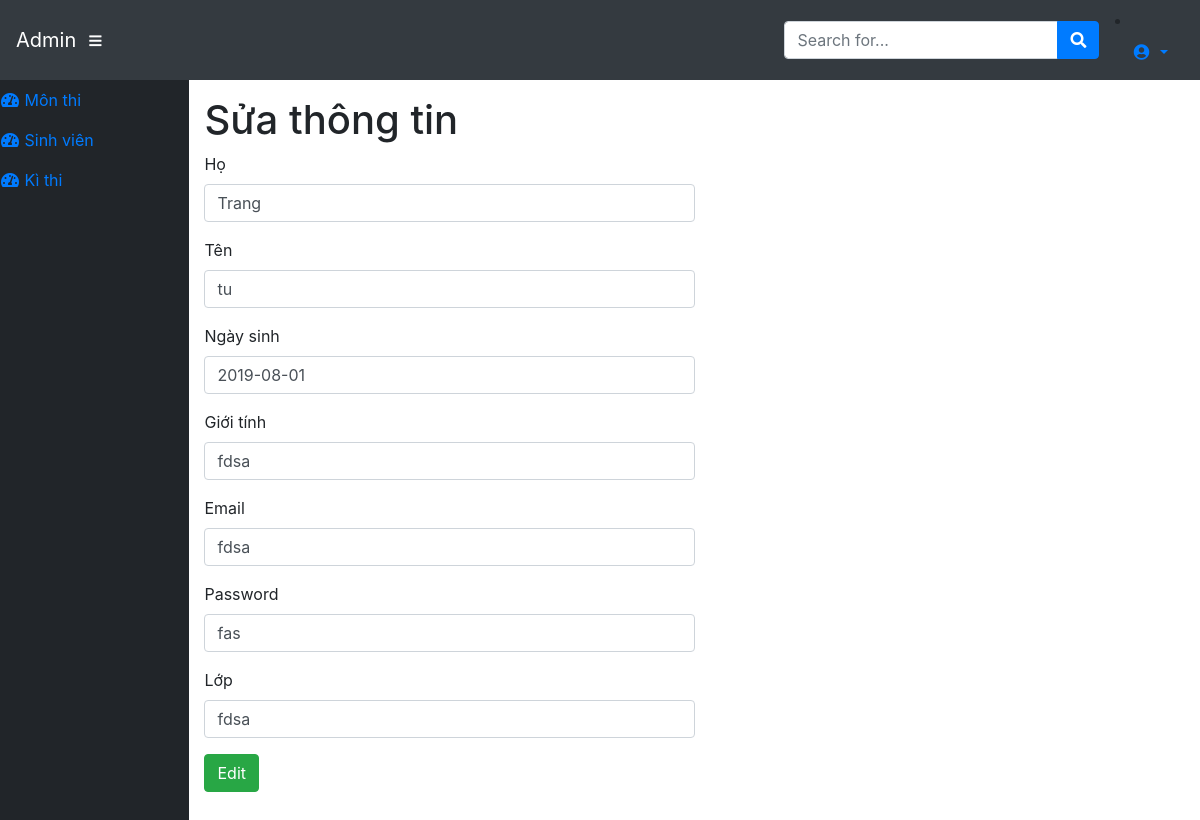
The page /admin/modules/subjects/editStudent.php?id=17020887 (signed in) on the database its author committed.
### tables this page shows
CREATE TABLE `Ma` (
  `studentid` int(11) NOT NULL,
  `firstname` varchar(45) NOT NULL,
  `lastname` varchar(45) NOT NULL,
  `dateofbirth` date NOT NULL,
  `mail` varchar(45) NOT NULL,
  `password` varchar(45) NOT NULL,
  `Classname` varchar(45) NOT NULL,
  `sex` varchar(45) NOT NULL
);

### dll/Database.php (called while the page is built, shortened)
<?php
    class Database
    {
        public $link;
        public function __construct()
        {
            $this->link = mysqli_connect("localhost","root","ngoccua2018","web_database") or die ();
            mysqli_set_charset($this->link,"utf8");
        }
        public function fetchID($table , $id,$collum )
        {
            $sql = "SELECT * FROM {$table} WHERE $collum = $id ";
            $result = mysqli_query($this->link,$sql) or die("Lỗi  truy vấn fetchID " .mysqli_error($this->link));
            return mysqli_fetch_assoc($result);
        }
    }
?>

### admin/load_database/loadData.php (called while the page is built, shortened)
<?php
	require_once __DIR__.'/../../dll/Database.php';
	require_once __DIR__.'/../../dll/Function.php';
    $db=new Database;
 ?>

### dll/Function.php (called while the page is built, shortened)
<?php
	function  getInput($string)
    {
        return isset($_GET[$string]) ? $_GET[$string] : '';
    }
 ?>

### admin/modules/subjects/editStudent.php (the view, shortened to what this page needs)
<?php
  require_once __DIR__. '/../../load_database/loadData.php';
  $id=intval(getInput('id'));
  $EditStudent=$db->fetchID("Ma",$id,"studentid");
 ?>
<?php require_once __DIR__. '/../../layouts/header.php'; ?>
    <div id="content-wrapper">
      <div class="container-fluid">
        <h1>Sửa thông tin </h1>
        <div class="row">
        <div class="col-md-12">
            <form method="POST" action="">
              <div class="form-group">
                  <label for="subjectInput" >Họ  </label>
                  <input type="text" class="form-control col-sm-6" id="subjectInput" aria-describedby="emailHelp" placeholder="Nhập họ  " name="lastname" value="<?php echo $EditStudent['lastname'] ?>">
              </div>
              <div class="form-group">
                  <label for="subjectInput" >Tên  </label>
                  <input type="text" class="form-control col-sm-6" id="subjectInput" aria-describedby="emailHelp" placeholder="Nhập tên " name="firstname" value="<?php echo $EditStudent['firstname'] ?>">
              </div>
              <div class="form-group">
                  <label for="subjectInput" >Ngày sinh  </label>
                  <input type="text" class="form-control col-sm-6" id="subjectInput" aria-describedby="emailHelp" placeholder="Nhập tên " name="dateOfBirth"   value="<?php echo $EditStudent['dateofbirth'] ?>">
              </div>
              <div class="form-group">
                  <label for="subjectInput" >Giới tính  </label>
                  <input type="text" class="form-control col-sm-6" id="subjectInput" aria-describedby="emailHelp" placeholder="Nhập giới tính " name="sex"   value="<?php echo $EditStudent['sex'] ?>">
              </div>
              <div class="form-group">
                  <label for="subjectInput" >Email </label>
                  <input type="text" class="form-control col-sm-6" id="subjectInput" aria-describedby="emailHelp" placeholder="Nhập Email" name="studentEmail"    value="<?php echo $EditStudent['mail'] ?>">
              </div>
              <div class="form-group">
                  <label for="subjectInput" >Password </label>
                  <input type="text" class="form-control col-sm-6" id="subjectInput" aria-describedby="emailHelp" placeholder="Nhập password" name="password"    value="<?php echo $EditStudent['password'] ?>">
              </div>
              <div class="form-group">
                  <label for="subjectInput" >Lớp  </label>
                  <input type="text" class="form-control col-sm-6" id="subjectInput" aria-describedby="emailHelp" placeholder="Nhập lớp  " name="class"    value="<?php echo $EditStudent['Classname'] ?>">
              </div>
              <button type="submit" class="btn btn-success ">Edit</button>
            </form>
        </div>
      </div>
      </div>
<?php require_once __DIR__. '/../../layouts/footer.php'; ?>

### rows shown on the page
ma: lastname "Trang", firstname "tu", dateOfBirth "2019-08-01", sex "fdsa", studentEmail "fdsa", password "fas", class "fdsa"
